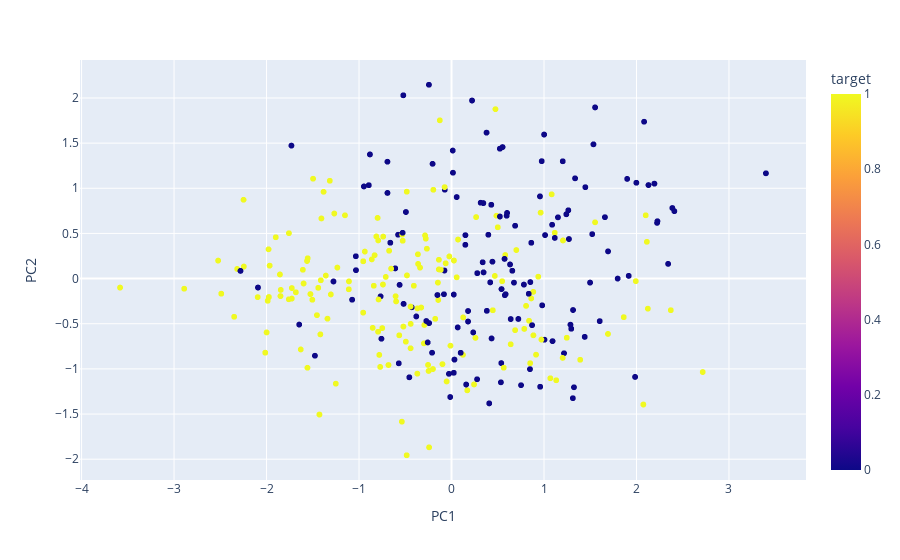

The notebook cell this image was saved under:
### Code cell
## OUR NEW DATA 
fig =  px.scatter(new_df,x="PC1",y="PC2",color="target")
fig.show()

### Figure 1 — Plotly figure (JSON) as saved in the notebook; plotly's stock layout.template omitted (floating-point values rounded to 4 significant figures; data arrays with more than 128 entries replaced by an {"elided": "..."} marker saying what was removed)
{"data": [{"hovertemplate": "PC1=%{x}<br>PC2=%{y}<br>target=%{marker.color}<extra></extra>", "legendgroup": "", "marker": {"color": {"elided": "1025 int values"}, "coloraxis": "coloraxis", "symbol": "circle"}, "mode": "markers", "name": "", "showlegend": false, "type": "scattergl", "x": {"elided": "1025 float values"}, "xaxis": "x", "y": {"elided": "1025 float values"}, "yaxis": "y"}], "layout": {"coloraxis": {"colorbar": {"title": {"text": "target"}}, "colorscale": [[0, "#0d0887"], [0.1111, "#46039f"], [0.2222, "#7201a8"], [0.3333, "#9c179e"], [0.4444, "#bd3786"], [0.5556, "#d8576b"], [0.6667, "#ed7953"], [0.7778, "#fb9f3a"], [0.8889, "#fdca26"], [1, "#f0f921"]]}, "legend": {"tracegroupgap": 0}, "margin": {"t": 60}, "xaxis": {"anchor": "y", "domain": [0, 1], "title": {"text": "PC1"}}, "yaxis": {"anchor": "x", "domain": [0, 1], "title": {"text": "PC2"}}}}
